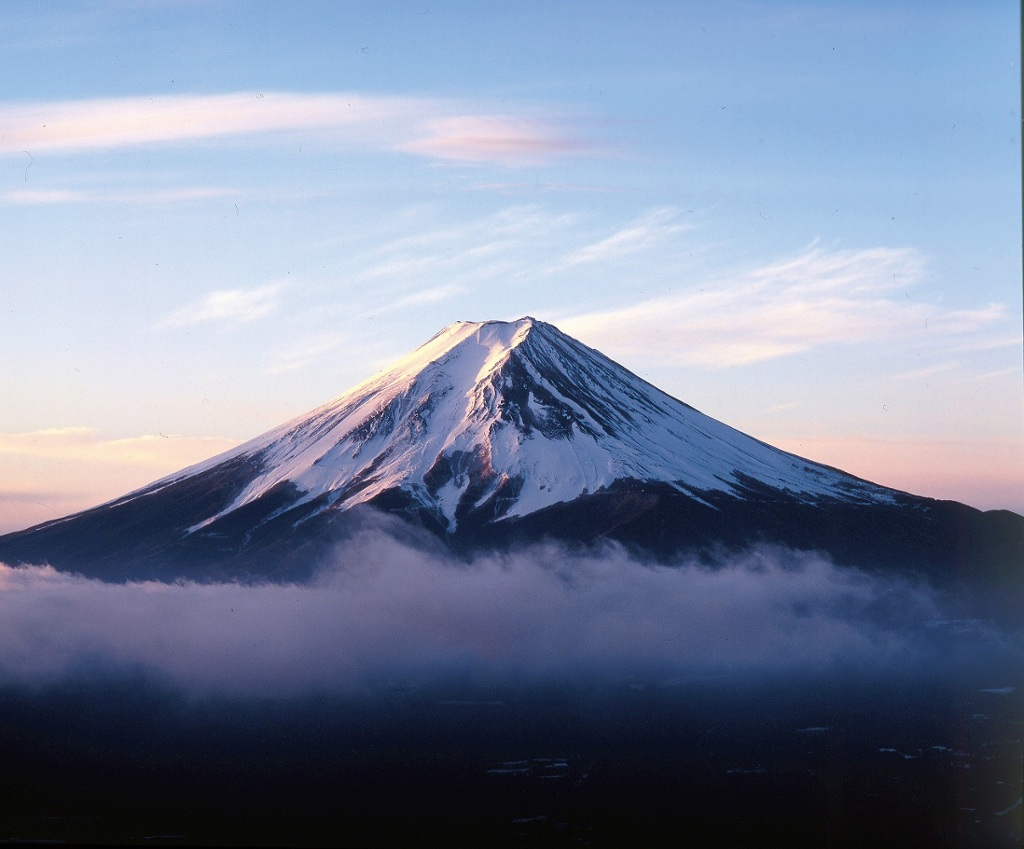
#> input picture CSC317/Homework2/HW#2-Leach-Michael/mtfuji3.jpg, 1024 x 849 px
$ python q3.py
#> lines starting #> are read from the running program, lines starting #| are printed output that depends on the picture
# -*- coding: utf-8 -*-
"""
Created on Wed Apr  6 03:17:41 2022

@author: Michael Leach
"""

import skimage.color as co
from matplotlib import pyplot as plt
import cv2
import skimage.io as io
import skimage.util.noise as noise
import scipy.ndimage as ndi
import numpy as np

#add 20% salt and pepper noise to an image
img = io.imread('mtfuji3.jpg')
#> img is the input picture: shape (849, 1024, 3); mean R, G, B 122.1, 133.2, 157.5
##rn = noise.random_noise(img,mode='s&p')
rn20p = noise.random_noise(img,mode='s&p', amount=0.2)
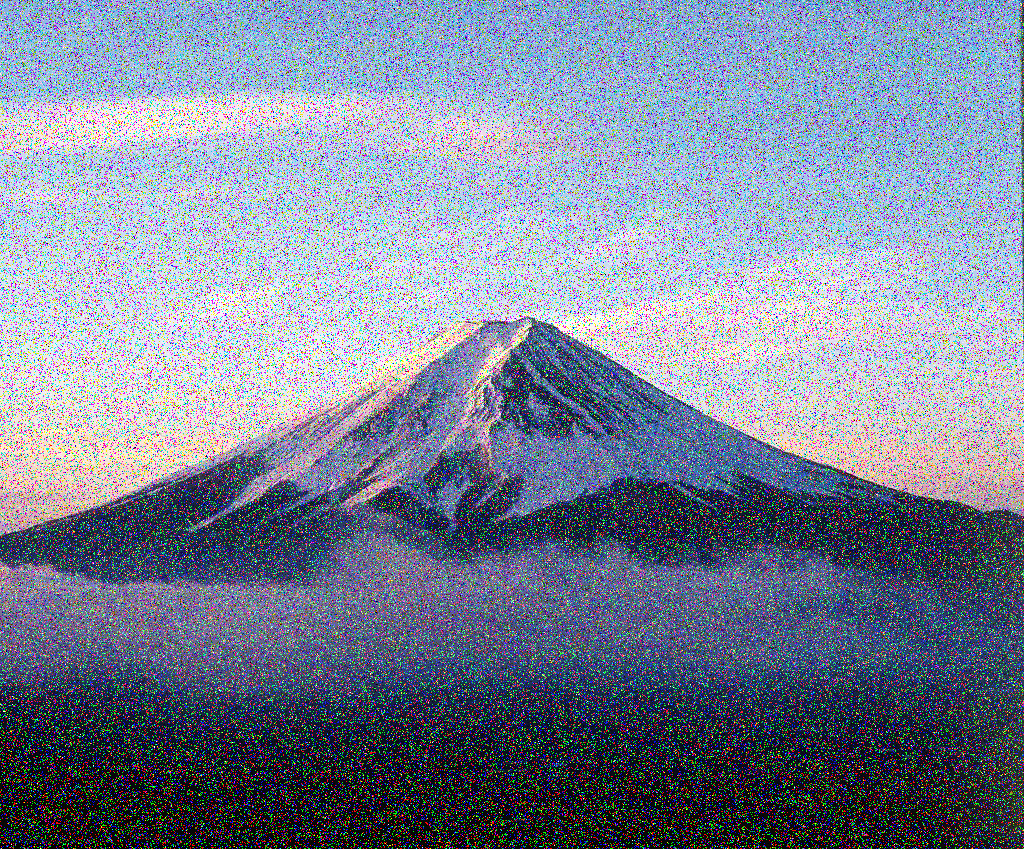
#> rn20p: shape (849, 1024, 3) float64; mean R, G, B 0.483, 0.518, 0.595

#Now we must use denoise the salt and pepper image using
#the average box filter, guassian filter and median filter.
avg3 = ndi.uniform_filter(rn20p, 3)#average filter
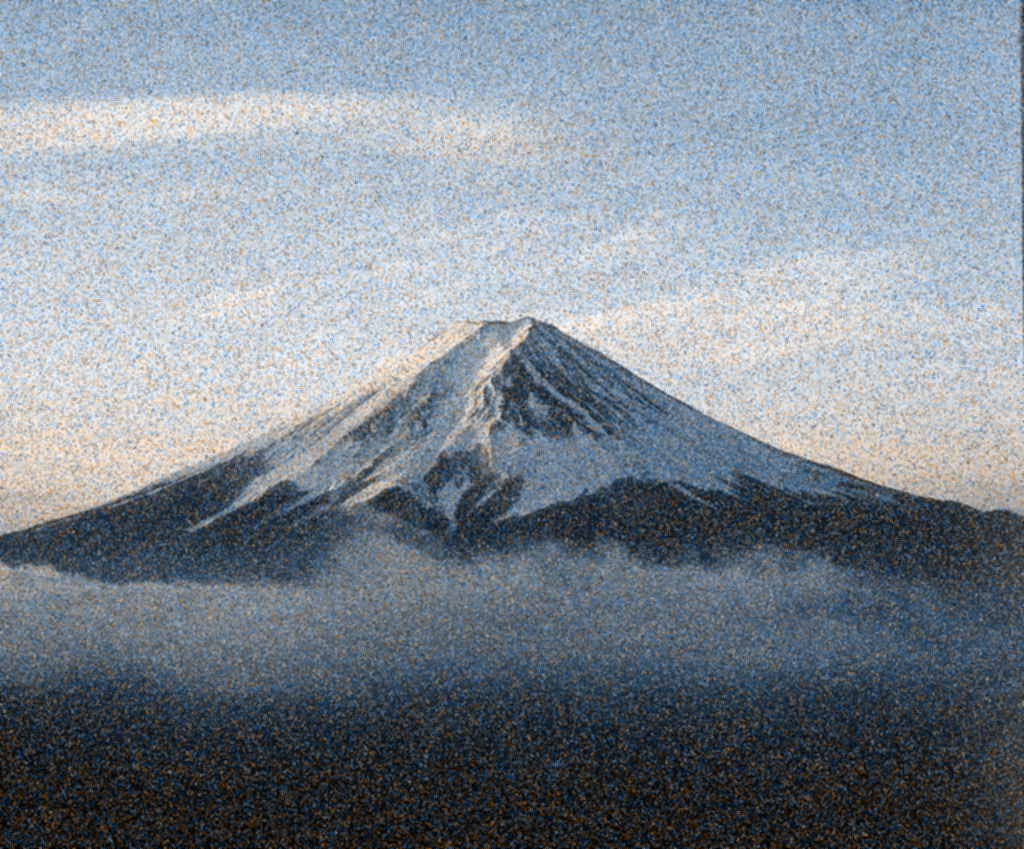
#> avg3: shape (849, 1024, 3) float64; mean R, G, B 0.494, 0.532, 0.569
mf3 = ndi.median_filter(rn20p, 3)#median filter
gf2 = ndi.gaussian_filter(rn20p, 2, truncate = 1)#guassian filter
#io.imshow(mf3)

titles=['salt and pepper noise applied', 'average filter', 'median filter', 'guassian filter']
images = [rn20p, avg3, mf3, gf2]

for i in range(4):
    plt.subplot(2,2,i+1),plt.imshow(images[i],'gray')
    plt.title(titles[i])
    plt.xticks([]),plt.yticks([])

plt.show()
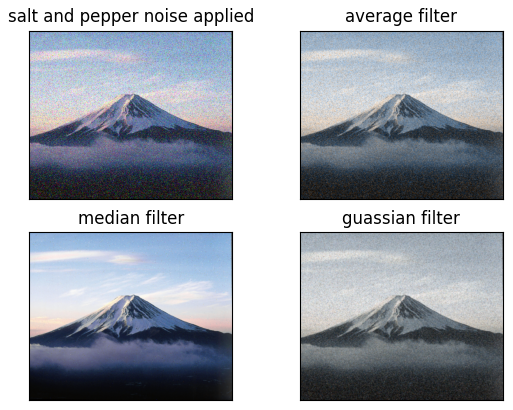
#> figure drawn by matplotlib, 4 panels

$ run again, with CSC317/Homework2/HW#2-Leach-Michael/mtfuji2.jpg copied over CSC317/Homework2/HW#2-Leach-Michael/mtfuji3.jpg
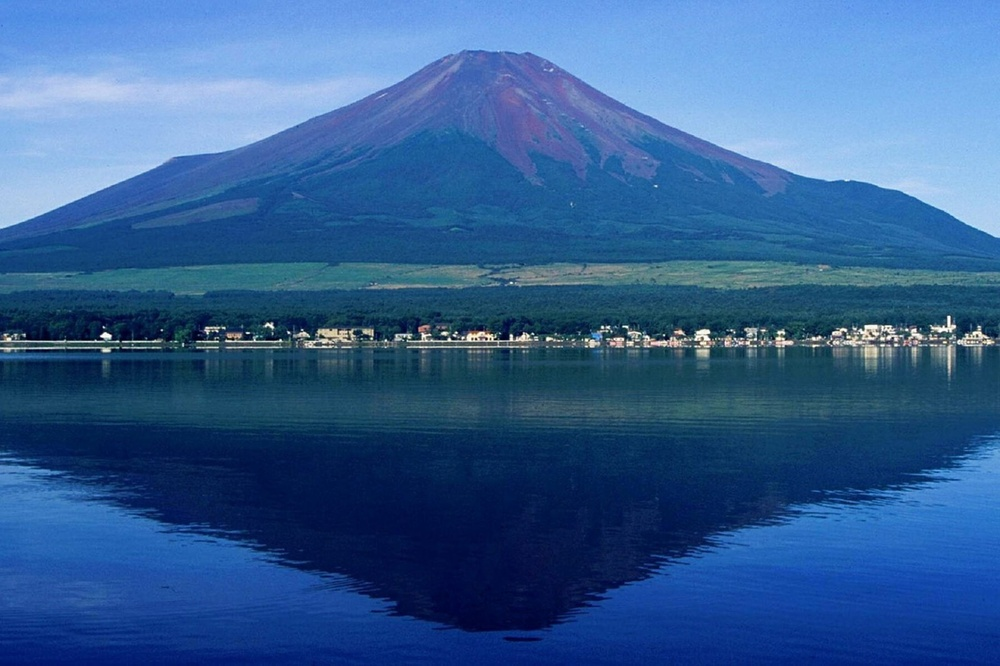
#> input picture CSC317/Homework2/HW#2-Leach-Michael/mtfuji2.jpg, 1000 x 666 px, shrunk from 1800 x 1198 before the run
#> img is the input picture: shape (666, 1000, 3); mean R, G, B 51.2, 94.1, 146.8
#> `rn20p = noise.random_noise(img,mode='s&p', amount=0.2)`:
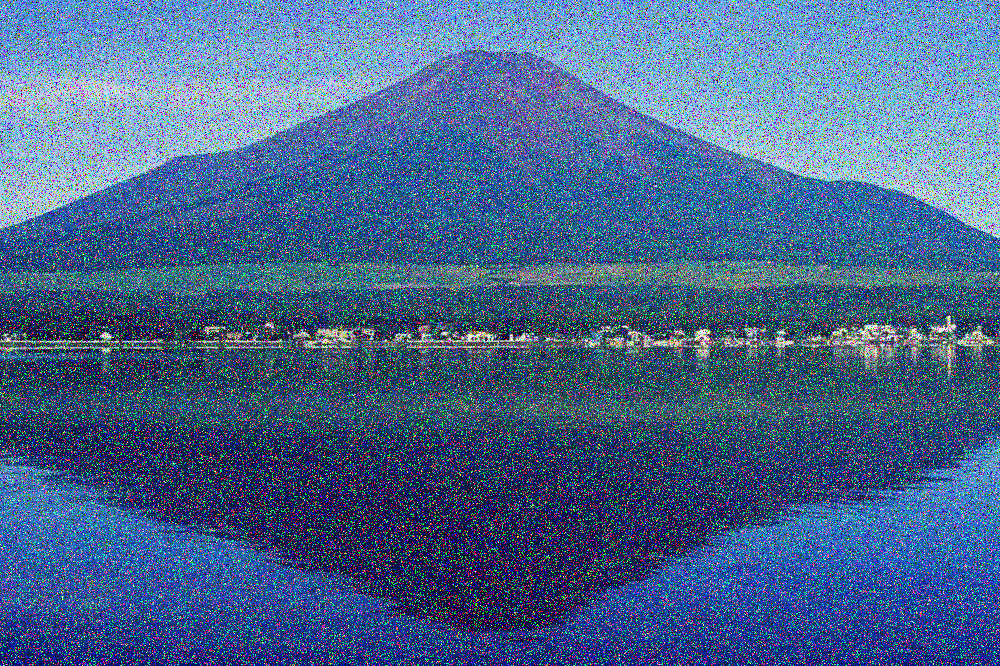
#> rn20p: shape (666, 1000, 3) float64; mean R, G, B 0.261, 0.396, 0.561
#> `gf2 = ndi.gaussian_filter(rn20p, 2, truncate = 1)#guassian filter`:
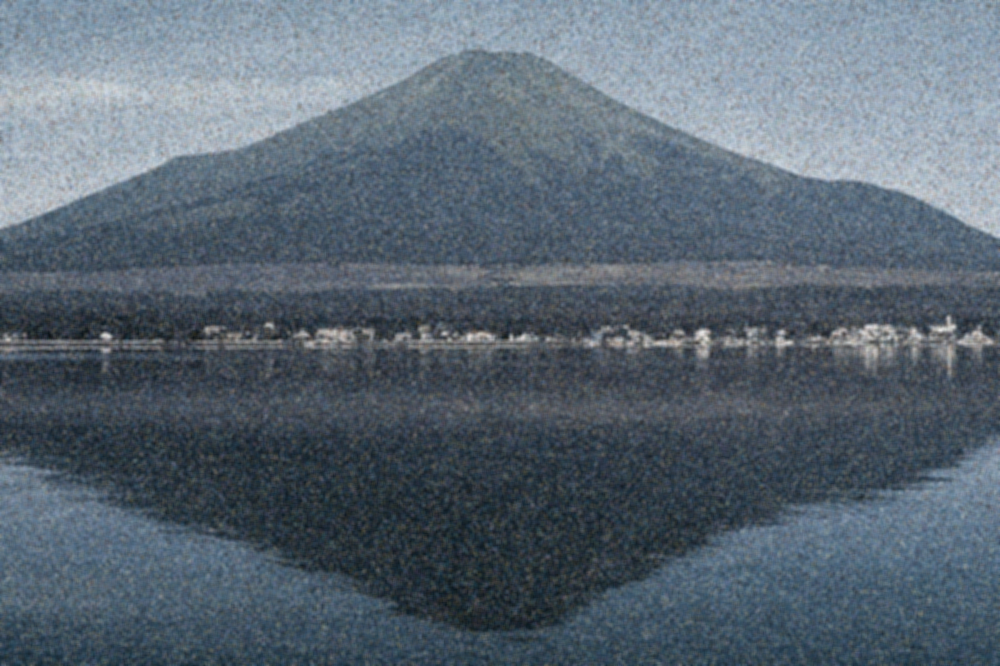
#> gf2: shape (666, 1000, 3) float64; mean R, G, B 0.357, 0.407, 0.453
